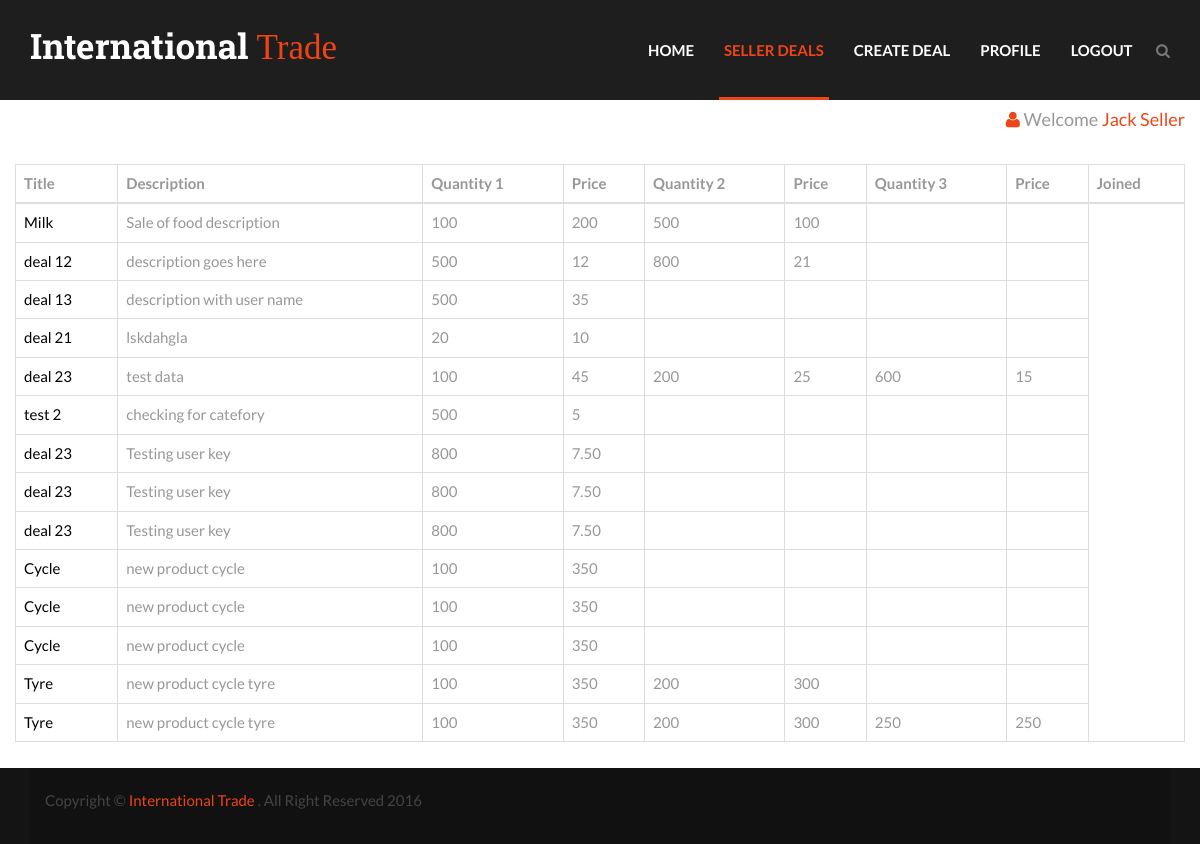
The app's page /seller_view.php (signed in) with its own data.
### tables this page shows
CREATE TABLE IF NOT EXISTS `create_deal` (
  `deal_id` int(50) NOT NULL AUTO_INCREMENT,
  `user_id` int(50) DEFAULT NULL,
  `user_name` varchar(64) DEFAULT NULL,
  `title` varchar(100) DEFAULT NULL,
  `description` text,
  `deal_category` varchar(64) DEFAULT NULL,
  `qty` varchar(50) DEFAULT NULL,
  `unit_price` varchar(50) DEFAULT NULL,
  `unit` varchar(100) DEFAULT NULL,
  `time_restricted` varchar(10) DEFAULT NULL,
  `start_date` date DEFAULT NULL,
  `end_date` date DEFAULT NULL,
  `number_discount_option` varchar(100) DEFAULT NULL,
  `number_discount_1` varchar(64) DEFAULT NULL,
  `amount_discount_1` varchar(64) DEFAULT NULL,
  `number_discount_2` varchar(64) DEFAULT NULL,
  `amount_discount_2` varchar(64) DEFAULT NULL,
  `number_discount_3` varchar(64) DEFAULT NULL,
  `amount_discount_3` varchar(64) DEFAULT NULL,
  `max_quantity` varchar(64) DEFAULT NULL,
  `location_restricted` varchar(10) DEFAULT NULL,
  `location_description` text,
  `shipping_included` varchar(10) DEFAULT NULL,
  `shipping_description` text,
  `deal_image` varchar(64) DEFAULT NULL,
  PRIMARY KEY (`deal_id`),
  KEY `id` (`user_id`)
);

### seller_view.php (the view, shortened to what this page needs)
<?php
require_once("./libs/login_lib.php");
$user_key=$_SESSION["ukey"]
?>
<!DOCTYPE html>
<html lang="en">
<head>
        <link href="assets/plugins/bootstrap/css/bootstrap.min.css" rel="stylesheet" type="text/css">
        <link href="assets/plugins/bootstrap-select-1.9.3/dist/css/bootstrap-select.min.css" rel="stylesheet" type="text/css">
        <link href="assets/plugins/owl-carousel2/assets/owl.carousel.css" rel="stylesheet" type="text/css">
        <link href="assets/plugins/Swiper-3.2.7/dist/css/swiper.min.css" rel="stylesheet" type="text/css">
        <link href="assets/plugins/malihu-custom-scrollbar-plugin-master/jquery.mCustomScrollbar.min.css" rel="stylesheet" type="text/css">
        <link href="assets/plugins/royalslider/skins/universal/rs-universal.css" rel="stylesheet">
        <link href="assets/plugins/royalslider/royalslider.css" rel="stylesheet">
        <link href="assets/plugins/subscribe-better-master/subscribe-better.css" rel="stylesheet" type="text/css">
        <link href="assets/plugins/font-awesome/css/font-awesome.min.css" rel="stylesheet" type="text/css">
        <link href="assets/css/style.css" rel="stylesheet" type="text/css">
        <link href="assets/css/header.css" rel="stylesheet" type="text/css">
    </head>
    <body class="home page">
        <header id="masthead" class="clearfix" itemscope="itemscope" itemtype="https://schema.org/WPHeader">
            <div class="header-wrap" id="typo-sticky-header">
                <div class="container theme-container reltv-div">
                    <div class="row">
                        <div class="col-md-4 col-sm-4">
                            <div class="top-header pull-left">
                                <div class="logo-area">
                                    <a href="index.php" class="thm-logo fsz-35">
                                        <b class="bold-font-3 wht-clr">International</b><span class="thm-clr funky-font"> Trade</span>
                                    </a>
                                </div>
                            </div>
                        </div>
                        <div class="col-md-8 col-sm-8 static-div">
                            <div class="navigation pull-left">
                                <nav>
                                    <div class="" id="primary-navigation">
                                        <ul class="nav navbar-nav primary-navbar">
                                            <li><a href="index.php">Home</a></li>
                                            <li class="active"><a href="seller_view.php">Seller Deals</a></li>
                                            <li><a href="deals.php">Create Deal</a></li>
											<li><a href="profile.php">Profile</a></li>
                                            <li><a href="logout.php">Logout</a></li>
										</ul>
									</div>
								</nav>
                            </div>
                            <div class="pull-right srch-box">
                                <a id="open-popup-search" class="header-link-search" href="javascript:void(0)" title="Search">
                                    <i class="fa fa-search"></i>
                                </a>
                            </div>
                        </div>
                    </div>
                </div>
            </div>
        </header>
        <div class="main-wrapper clearfix">
			<section class="gst-compare">
                <div class="gst-column col-lg-12 col-md-6 col-sm-12 col-xs-12">
					<h4 align="right"> <i class="fa fa-user thm-clr"></i> Welcome <span class="thm-clr"><?php echo $_SESSION['uname']; ?></span></h4>
					<br>
					<table class="table table-bordered table-hover">
					<thead>
					  <tr>
						<th>Title</th>
						<th>Description</th>
						<th>Quantity 1</th>
						<th>Price</th>
						<th>Quantity 2</th>
						<th>Price</th>
						<th>Quantity 3</th>
						<th>Price</th>
						<th>Joined</th>
					  </tr>
					</thead>
					<tbody>
					<?php
						$var_display_deal = "SELECT deal_id,title,description,number_discount_1,amount_discount_1,number_discount_2,amount_discount_2,number_discount_3,amount_discount_3 FROM create_deal WHERE user_id='$user_key'";
						$var_run_display_deal = mysqli_query($con,$var_display_deal);
						while($var_row_display_deal = mysqli_fetch_array($var_run_display_deal))
						{
							$var_display_deal_id = $var_row_display_deal['deal_id'];
							$var_display_deal_title = $var_row_display_deal['title'];
							$var_display_deal_description = $var_row_display_deal['description'];
							$var_display_deal_qty_1 = $var_row_display_deal['number_discount_1'];
							$var_display_deal_qty_2 = $var_row_display_deal['number_discount_2'];
							$var_display_deal_qty_3 = $var_row_display_deal['number_discount_3'];
							$var_display_deal_price_1 = $var_row_display_deal['amount_discount_1'];
							$var_display_deal_price_2 = $var_row_display_deal['amount_discount_2'];
							$var_display_deal_price_3 = $var_row_display_deal['amount_discount_3'];
							echo "<tr>
							 <td> <a href= 'single_product.php?deal_url_id=$var_display_deal_id'> $var_display_deal_title </a></td>
							 <td> $var_display_deal_description </td>
							 <td> $var_display_deal_qty_1 </td>
							 <td> $var_display_deal_price_1 </td>
							 <td> $var_display_deal_qty_2 </td>
							 <td> $var_display_deal_price_2 </td>
							 <td> $var_display_deal_qty_3 </td>
							 <td> $var_display_deal_price_3 </td>
							</tr>";
						}
						?>
					</tbody>
					</table>
				</div>
            </section>
        </div>
       <?php include "libs/_incl_simple_footer.php";?>
    </body>
</html>

### assets/css/header.css (style rules this page uses)
.navigation { width: 97%; }
.header-wrap { display: inline-block; vertical-align: middle; width: 100%; z-index: 1; background: #1e1e1e; transition: all ease-out 0.4s; -webkit-transition: all ease-out 0.4s; z-index: 11; }
#typo-sticky-header { top: -120px; transition: top 0.75s ease 0s; }
.primary-navbar { float: right; }
.primary-navbar > li > a::after { background: #ef4416; content: ""; height: 3px; left: 0; margin: auto; opacity: 0; position: absolute; right: 0; bottom: 0; z-index: 0; transform: translateY(-30px); -webkit-transform: translateY(-30px); transition: opacity 0.3s ease 0s, transform 0.3s ease 0s; -webkit-transition: opacity 0.3s ease 0s, -webkit-transform 0.3s ease 0s; width: 100%; }
.primary-navbar > li:hover > a::after, .primary-navbar > li:focus > a::after, .primary-navbar > li.active > a::after { opacity: 1; transform: translateY(0px); -webkit-transform: translateY(0px); }
.primary-navbar > li { padding-left: 10px; padding-right: 10px; }
.primary-navbar li > a { color: #fff; font-weight: 700; }
.primary-navbar > li > a { font-size: 15px; padding: 40px 5px; position: relative; text-transform: uppercase; }
.primary-navbar li:hover > a, .primary-navbar li:focus > a, .primary-navbar > li.active > a, .nav .open > a, .nav .open > a:hover, .nav .open > a:focus { background-color: transparent; color: #ef4416; }

### records on screen
create_deal: title "Milk", description "Sale of food description", number_discount_1 "100", amount_discount_1 "200", number_discount_2 "500", amount_discount_2 "100"
create_deal: title "deal 12", description "description goes here", number_discount_1 "500", amount_discount_1 "12", number_discount_2 "800", amount_discount_2 "21"
create_deal: title "deal 13", description "description with user name", number_discount_1 "500", amount_discount_1 "35"
create_deal: title "deal 21", description "lskdahgla", number_discount_1 "20", amount_discount_1 "10"
create_deal: title "deal 23", description "test data", number_discount_1 "100", amount_discount_1 "45", number_discount_2 "200", amount_discount_2 "25", number_discount_3 "600", amount_discount_3 "15"
create_deal: title "test 2", description "checking for catefory", number_discount_1 "500", amount_discount_1 "5"
create_deal: title "deal 23", description "Testing user key", number_discount_1 "800", amount_discount_1 "7.50"
create_deal: title "deal 23", description "Testing user key", number_discount_1 "800", amount_discount_1 "7.50"
create_deal: title "deal 23", description "Testing user key", number_discount_1 "800", amount_discount_1 "7.50"
create_deal: title "Cycle", description "new product cycle", number_discount_1 "100", amount_discount_1 "350"
create_deal: title "Cycle", description "new product cycle", number_discount_1 "100", amount_discount_1 "350"
create_deal: title "Cycle", description "new product cycle", number_discount_1 "100", amount_discount_1 "350"
create_deal: title "Tyre", description "new product cycle tyre", number_discount_1 "100", amount_discount_1 "350", number_discount_2 "200", amount_discount_2 "300"
create_deal: title "Tyre", description "new product cycle tyre", number_discount_1 "100", amount_discount_1 "350", number_discount_2 "200", amount_discount_2 "300", number_discount_3 "250", amount_discount_3 "250"

### other values on screen
$_SESSION['uname'] "Jack Seller"
